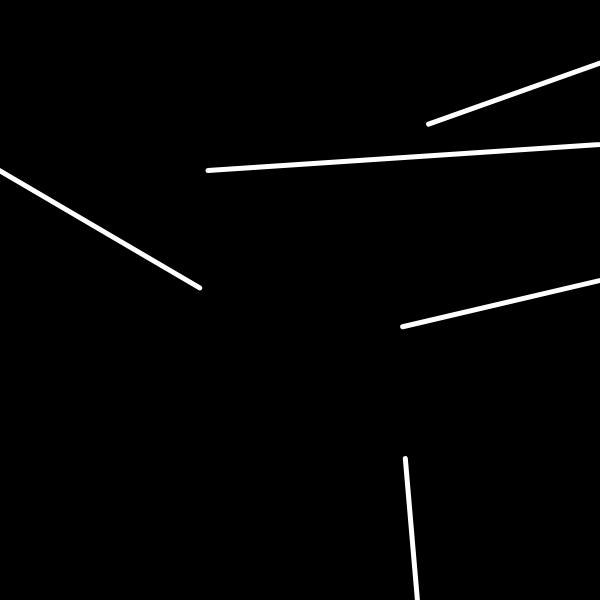
Frame 1 (no input)
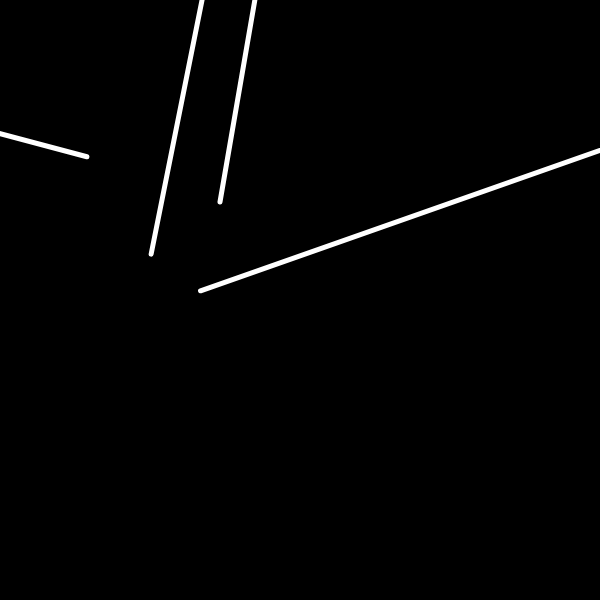
Frame 60 (no input)
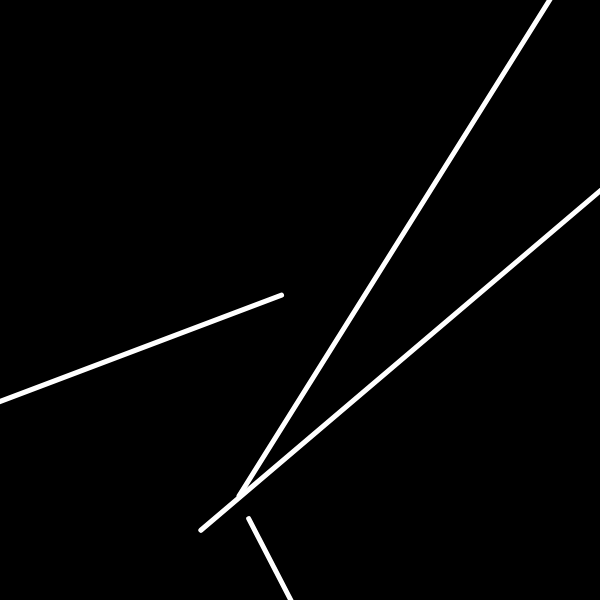
Frame 120 (the mouse pressed at the canvas centre since frame 60)

The p5.js sketch that drew these frames (run headless with seeded random() and noise() and a simulated clock; from frame 60 on, the mouse is pressed at the canvas centre):

// p5.js sketch
// ── sketch.js
function setup() {
  createCanvas(600, 600);
}

function draw() {
    background(0);
    translate(300, 300);

    //for loop
    for (let i = 0; i < 5; i++) {
    
    //angle and rotation
    let xOffset = random(-300, 300);
    let yOffset = random(-300, 300);
    let angle = random(0, 360);

    translate(xOffset, yOffset);
    rotate(angle);

    //line
    strokeWeight(5);
    stroke(400);
    line(0, 0, (600, 600), 0);



    }

}
